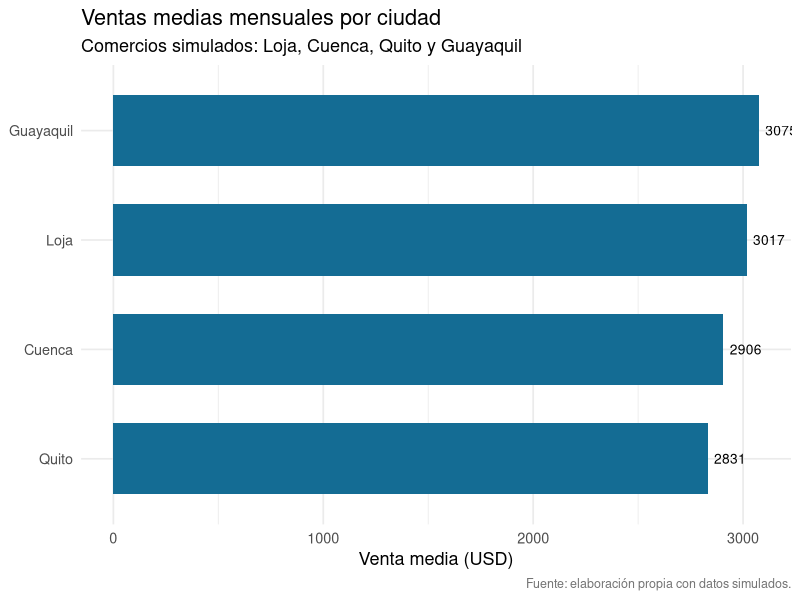

Recreate this plot in R.
## ---- chunk 1
#| label: pipe-demo
#| message: false
library(dplyr)
set.seed(42)

datos <- data.frame(
  ciudad = sample(c("Loja", "Cuenca", "Quito", "Guayaquil"), 200, replace = TRUE),
  ventas = round(rnorm(200, 3000, 700)),  # ventas en USD, cifras simuladas
  pedidos = sample(1:10, 200, replace = TRUE)
)

datos |>
  filter(pedidos > 5) |>
  group_by(ciudad) |>
  summarise(media = mean(ventas)) |>
  arrange(desc(media))
## ---- chunk 2
#| label: pipe-ggplot
#| message: false
library(ggplot2)

datos |>
  group_by(ciudad) |>
  summarise(media = mean(ventas)) |>
  ggplot(aes(x = reorder(ciudad, media), y = media)) +
  geom_col(fill = "#146C94", width = 0.65) +
  geom_text(aes(label = round(media, 0)), hjust = -0.2, size = 3.5) +
  coord_flip() +
  labs(title = "Ventas medias mensuales por ciudad",
       subtitle = "Comercios simulados: Loja, Cuenca, Quito y Guayaquil",
       x = NULL,
       y = "Venta media (USD)",
       caption = "Fuente: elaboración propia con datos simulados.") +
  theme_minimal(base_size = 13) +
  theme(plot.caption = element_text(color = "grey45", size = 9))
